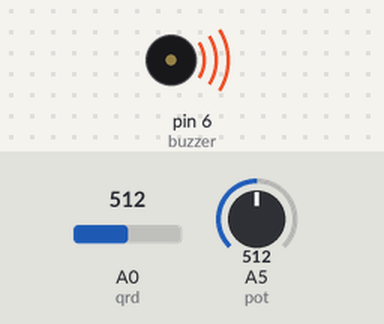
A sketch run on a simulated Arduino Uno, built with avr-gcc and run on an emulated ATmega328P. Parts: buzzer (waves = sounding). The test bench sets the inputs (shaded band); at power-on: A0 (qrd) = 512, A5 (pot) = 512.

Above: at 0.1 s.
Timing chart, 0 to 1.6 s (numbered marks = the images above):
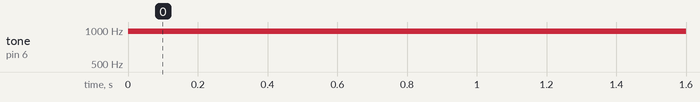

Measured:
- by itself, tone on pin 6 (buzzer): silent → 977 Hz at 0.00 s

The sketch:

Controlar_tono_y_volumen_de_buzzer.ino
```cpp
int qrd = A0;  // Lectura digital
int buzzer = 6;  // Salida digital
int pot = A5;  // Con potenciómetro
//int ldr = A5;   // Con fotorresistencia
int lectura;
int volumen;

void setup() {
  pinMode(buzzer,OUTPUT);
  Serial.begin(9600);
}

void loop() {
  lectura = analogRead(qrd);
  lectura = map(lectura,60,498,50,500);

  volumen = analogRead(pot);
  volumen = map(volumen,0,1023,0,255);  // Con potenciómetro
  //volumen = map(volumen,380,790,0,255);  // Con fotorresistencia

  // Producimos el tono
  analogWrite(buzzer,volumen);
  delayMicroseconds(lectura);
  digitalWrite(buzzer,LOW);
  delayMicroseconds(lectura);
}
```
